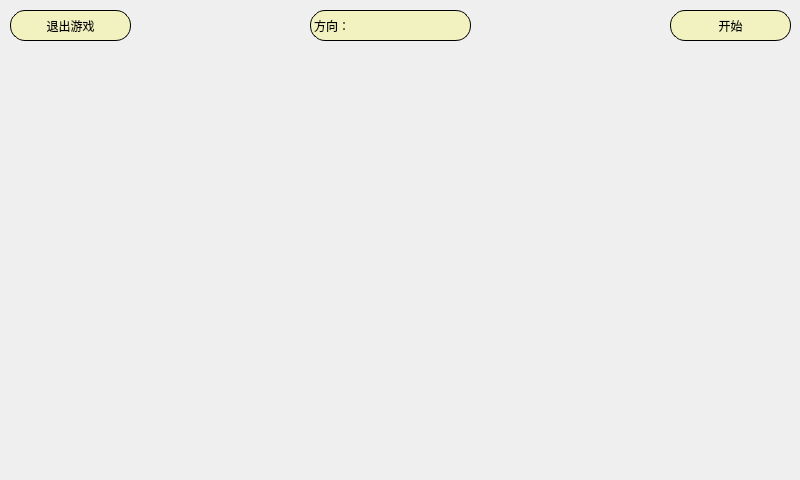
<?xml version="1.0" encoding="UTF-8"?>
<ui version="4.0">
 <class>SnakeGame</class>
 <widget class="QWidget" name="SnakeGame">
  <property name="geometry">
   <rect>
    <x>0</x>
    <y>0</y>
    <width>800</width>
    <height>480</height>
   </rect>
  </property>
  <property name="windowTitle">
   <string>Form</string>
  </property>
  <widget class="QLabel" name="xlabel">
   <property name="geometry">
    <rect>
     <x>310</x>
     <y>10</y>
     <width>161</width>
     <height>31</height>
    </rect>
   </property>
   <property name="styleSheet">
    <string notr="true">QLabel
{
	border: 1px solid black;
	border-radius: 15px;
	font: 14pt &quot;楷体&quot;;
	color:black;
	background-color:rgba(255, 255, 0, 50)
}</string>
   </property>
   <property name="text">
    <string>方向：</string>
   </property>
  </widget>
  <widget class="QPushButton" name="returnButton">
   <property name="geometry">
    <rect>
     <x>10</x>
     <y>10</y>
     <width>121</width>
     <height>31</height>
    </rect>
   </property>
   <property name="styleSheet">
    <string notr="true">QPushButton
{
	border: 1px solid black;
	border-radius: 15px;
	font: 14pt &quot;楷体&quot;;
	color:black;
	background-color:rgba(255, 255, 0, 50)
}</string>
   </property>
   <property name="text">
    <string>退出游戏</string>
   </property>
  </widget>
  <widget class="QPushButton" name="buttonStart">
   <property name="geometry">
    <rect>
     <x>670</x>
     <y>10</y>
     <width>121</width>
     <height>31</height>
    </rect>
   </property>
   <property name="styleSheet">
    <string notr="true">QPushButton
{
	border: 1px solid black;
	border-radius: 15px;
	font: 14pt &quot;楷体&quot;;
	color:black;
	background-color:rgba(255, 255, 0, 50)
}</string>
   </property>
   <property name="text">
    <string>开始</string>
   </property>
  </widget>
 </widget>
 <resources/>
 <connections/>
</ui>
